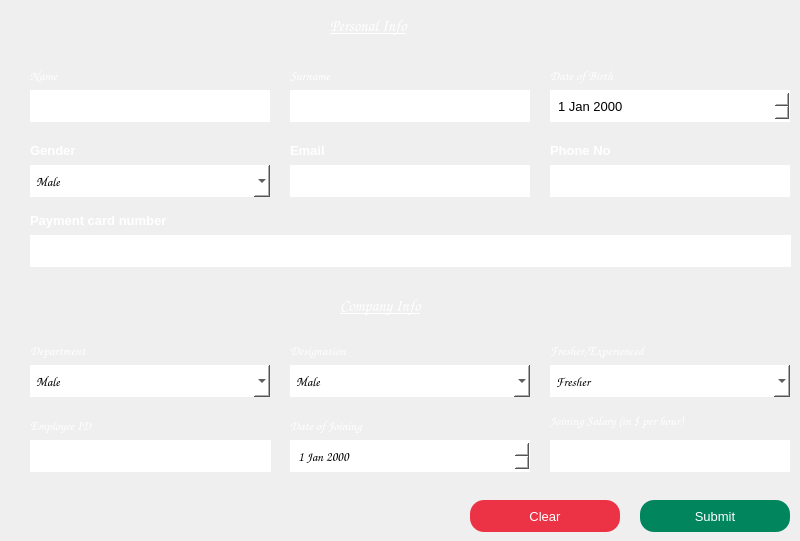
    <widget class="QWidget" name="addEmpWidget">
     <widget class="QLineEdit" name="empName">
      <property name="geometry">
       <rect>
        <x>30</x>
        <y>90</y>
        <width>240</width>
        <height>32</height>
       </rect>
      </property>
      <property name="font">
       <font>
        <family>Comic Sans MS</family>
        <pointsize>10</pointsize>
        <bold>false</bold>
       </font>
      </property>
      <property name="styleSheet">
       <string notr="true">#empName
{
	background:white;
	color:black;
	border:none;
	padding-left:6px;
}</string>
      </property>
     </widget>
     <widget class="QLineEdit" name="empFather">
      <property name="geometry">
       <rect>
        <x>290</x>
        <y>90</y>
        <width>240</width>
        <height>32</height>
       </rect>
      </property>
      <property name="font">
       <font>
        <family>Comic Sans MS</family>
        <pointsize>10</pointsize>
        <bold>false</bold>
       </font>
      </property>
      <property name="styleSheet">
       <string notr="true">#empFather
{
	background:white;
	color:black;
	border:none;
	padding-left:6px;
}</string>
      </property>
     </widget>
     <widget class="QLabel" name="id">
      <property name="geometry">
       <rect>
        <x>30</x>
        <y>65</y>
        <width>141</width>
        <height>21</height>
       </rect>
      </property>
      <property name="font">
       <font>
        <family>Comic Sans MS</family>
        <pointsize>10</pointsize>
        <bold>false</bold>
       </font>
      </property>
      <property name="text">
       <string>&lt;html&gt;&lt;head/&gt;&lt;body&gt;&lt;p&gt;&lt;span style=&quot; color:#ffffff;&quot;&gt;Name&lt;/span&gt;&lt;/p&gt;&lt;/body&gt;&lt;/html&gt;</string>
      </property>
     </widget>
     <widget class="QLabel" name="label_18">
      <property name="geometry">
       <rect>
        <x>330</x>
        <y>10</y>
        <width>131</width>
        <height>31</height>
       </rect>
      </property>
      <property name="font">
       <font>
        <family>Comic Sans MS</family>
        <pointsize>12</pointsize>
        <bold>false</bold>
       </font>
      </property>
      <property name="text">
       <string>&lt;html&gt;&lt;head/&gt;&lt;body&gt;&lt;p&gt;&lt;span style=&quot; font-weight:700; font-style:italic; text-decoration: underline; color:#ffffff;&quot;&gt;Personal Info&lt;/span&gt;&lt;/p&gt;&lt;/body&gt;&lt;/html&gt;</string>
      </property>
     </widget>
     <widget class="QLabel" name="id_2">
      <property name="geometry">
       <rect>
        <x>290</x>
        <y>65</y>
        <width>141</width>
        <height>21</height>
       </rect>
      </property>
      <property name="font">
       <font>
        <family>Comic Sans MS</family>
        <pointsize>10</pointsize>
        <bold>false</bold>
       </font>
      </property>
      <property name="text">
       <string>&lt;html&gt;&lt;head/&gt;&lt;body&gt;&lt;p&gt;&lt;span style=&quot; color:#ffffff;&quot;&gt;Surname&lt;/span&gt;&lt;/p&gt;&lt;/body&gt;&lt;/html&gt;</string>
      </property>
     </widget>
     <widget class="QLabel" name="id_3">
      <property name="geometry">
       <rect>
        <x>550</x>
        <y>65</y>
        <width>141</width>
        <height>21</height>
       </rect>
      </property>
      <property name="font">
       <font>
        <family>Comic Sans MS</family>
        <pointsize>10</pointsize>
        <bold>false</bold>
       </font>
      </property>
      <property name="text">
       <string>&lt;html&gt;&lt;head/&gt;&lt;body&gt;&lt;p&gt;&lt;span style=&quot; color:#ffffff;&quot;&gt;Date of Birth&lt;/span&gt;&lt;/p&gt;&lt;/body&gt;&lt;/html&gt;</string>
      </property>
     </widget>
     <widget class="QDateEdit" name="empDOB">
      <property name="geometry">
       <rect>
        <x>550</x>
        <y>90</y>
        <width>240</width>
        <height>32</height>
       </rect>
      </property>
      <property name="font">
       <font>
        <family>Arial</family>
        <pointsize>10</pointsize>
       </font>
      </property>
      <property name="styleSheet">
       <string notr="true">#empDOB
{
	background:white;
	color:black;
	border:none;
	padding-left:6px;
}</string>
      </property>
      <property name="currentSection">
       <enum>QDateTimeEdit::YearSection</enum>
      </property>
     </widget>
     <widget class="QLabel" name="id_4">
      <property name="geometry">
       <rect>
        <x>30</x>
        <y>140</y>
        <width>141</width>
        <height>21</height>
       </rect>
      </property>
      <property name="font">
       <font>
        <pointsize>10</pointsize>
        <bold>true</bold>
       </font>
      </property>
      <property name="text">
       <string>&lt;html&gt;&lt;head/&gt;&lt;body&gt;&lt;p&gt;&lt;span style=&quot; color:#ffffff;&quot;&gt;Gender&lt;/span&gt;&lt;/p&gt;&lt;/body&gt;&lt;/html&gt;</string>
      </property>
     </widget>
     <widget class="QComboBox" name="empGender">
      <property name="geometry">
       <rect>
        <x>30</x>
        <y>165</y>
        <width>240</width>
        <height>32</height>
       </rect>
      </property>
      <property name="font">
       <font>
        <family>Comic Sans MS</family>
        <pointsize>10</pointsize>
        <bold>false</bold>
       </font>
      </property>
      <property name="styleSheet">
       <string notr="true">#empGender
{
	background:white;
	color:black;
	border:none;
	padding-left:6px;
}</string>
      </property>
      <item>
       <property name="text">
        <string>Male</string>
       </property>
      </item>
      <item>
       <property name="text">
        <string>Female</string>
       </property>
      </item>
     </widget>
     <widget class="QLabel" name="id_5">
      <property name="geometry">
       <rect>
        <x>290</x>
        <y>140</y>
        <width>141</width>
        <height>21</height>
       </rect>
      </property>
      <property name="font">
       <font>
        <pointsize>10</pointsize>
        <bold>true</bold>
       </font>
      </property>
      <property name="text">
       <string>&lt;html&gt;&lt;head/&gt;&lt;body&gt;&lt;p&gt;&lt;span style=&quot; color:#ffffff;&quot;&gt;Email&lt;/span&gt;&lt;/p&gt;&lt;/body&gt;&lt;/html&gt;</string>
      </property>
     </widget>
     <widget class="QLineEdit" name="empEmail">
      <property name="geometry">
       <rect>
        <x>290</x>
        <y>165</y>
        <width>240</width>
        <height>32</height>
       </rect>
      </property>
      <property name="font">
       <font>
        <family>Comic Sans MS</family>
        <pointsize>10</pointsize>
        <bold>false</bold>
       </font>
      </property>
      <property name="styleSheet">
       <string notr="true">#empEmail
{
	background:white;
	color:black;
	border:none;
	padding-left:6px;
}</string>
      </property>
     </widget>
     <widget class="QLineEdit" name="empPhone">
      <property name="geometry">
       <rect>
        <x>550</x>
        <y>165</y>
        <width>240</width>
        <height>32</height>
       </rect>
      </property>
      <property name="font">
       <font>
        <family>Comic Sans MS</family>
        <pointsize>10</pointsize>
        <bold>false</bold>
       </font>
      </property>
      <property name="styleSheet">
       <string notr="true">#empPhone
{
	background:white;
	color:black;
	border:none;
	padding-left:6px;
}</string>
      </property>
     </widget>
     <widget class="QLabel" name="id_6">
      <property name="geometry">
       <rect>
        <x>550</x>
        <y>140</y>
        <width>141</width>
        <height>21</height>
       </rect>
      </property>
      <property name="font">
       <font>
        <pointsize>10</pointsize>
        <bold>true</bold>
       </font>
      </property>
      <property name="text">
       <string>&lt;html&gt;&lt;head/&gt;&lt;body&gt;&lt;p&gt;&lt;span style=&quot; color:#ffffff;&quot;&gt;Phone No&lt;/span&gt;&lt;/p&gt;&lt;/body&gt;&lt;/html&gt;</string>
      </property>
     </widget>
     <widget class="QLineEdit" name="empAddress">
      <property name="geometry">
       <rect>
        <x>30</x>
        <y>235</y>
        <width>761</width>
        <height>32</height>
       </rect>
      </property>
      <property name="font">
       <font>
        <family>Comic Sans MS</family>
        <pointsize>10</pointsize>
        <bold>false</bold>
       </font>
      </property>
      <property name="styleSheet">
       <string notr="true">#empAddress
{
	background:white;
	color:black;
	border:none;
	padding-left:6px;
}</string>
      </property>
     </widget>
     <widget class="QLabel" name="id_7">
      <property name="geometry">
       <rect>
        <x>30</x>
        <y>210</y>
        <width>181</width>
        <height>21</height>
       </rect>
      </property>
      <property name="font">
       <font>
        <pointsize>10</pointsize>
        <bold>true</bold>
       </font>
      </property>
      <property name="text">
       <string>&lt;html&gt;&lt;head/&gt;&lt;body&gt;&lt;p&gt;&lt;span style=&quot; color:#ffffff;&quot;&gt;Payment card number&lt;/span&gt;&lt;/p&gt;&lt;/body&gt;&lt;/html&gt;</string>
      </property>
     </widget>
     <widget class="QLabel" name="id_8">
      <property name="geometry">
       <rect>
        <x>290</x>
        <y>415</y>
        <width>141</width>
        <height>21</height>
       </rect>
      </property>
      <property name="font">
       <font>
        <family>Comic Sans MS</family>
        <pointsize>10</pointsize>
        <bold>false</bold>
       </font>
      </property>
      <property name="text">
       <string>&lt;html&gt;&lt;head/&gt;&lt;body&gt;&lt;p&gt;&lt;span style=&quot; color:#ffffff;&quot;&gt;Date of Joining&lt;/span&gt;&lt;/p&gt;&lt;/body&gt;&lt;/html&gt;</string>
      </property>
     </widget>
     <widget class="QLabel" name="id_9">
      <property name="geometry">
       <rect>
        <x>30</x>
        <y>415</y>
        <width>141</width>
        <height>21</height>
       </rect>
      </property>
      <property name="font">
       <font>
        <family>Comic Sans MS</family>
        <pointsize>10</pointsize>
        <bold>false</bold>
       </font>
      </property>
      <property name="text">
       <string>&lt;html&gt;&lt;head/&gt;&lt;body&gt;&lt;p&gt;&lt;span style=&quot; color:#ffffff;&quot;&gt;Employee ID&lt;/span&gt;&lt;/p&gt;&lt;/body&gt;&lt;/html&gt;</string>
      </property>
     </widget>
     <widget class="QLineEdit" name="empID">
      <property name="enabled">
       <bool>false</bool>
      </property>
      <property name="geometry">
       <rect>
        <x>30</x>
        <y>440</y>
        <width>201</width>
        <height>32</height>
       </rect>
      </property>
      <property name="font">
       <font>
        <family>Comic Sans MS</family>
        <pointsize>10</pointsize>
        <bold>false</bold>
       </font>
      </property>
      <property name="styleSheet">
       <string notr="true">#empID
{
	background:white;
	color:black;
	border:none;
	padding-left:6px;
}</string>
      </property>
     </widget>
     <widget class="QLineEdit" name="empSalary">
      <property name="geometry">
       <rect>
        <x>550</x>
        <y>440</y>
        <width>240</width>
        <height>32</height>
       </rect>
      </property>
      <property name="font">
       <font>
        <family>Comic Sans MS</family>
        <pointsize>10</pointsize>
        <bold>false</bold>
       </font>
      </property>
      <property name="styleSheet">
       <string notr="true">#empSalary
{
	background:white;
	color:black;
	border:none;
	padding-left:6px;
}</string>
      </property>
     </widget>
     <widget class="QComboBox" name="empDept">
      <property name="geometry">
       <rect>
        <x>30</x>
        <y>365</y>
        <width>240</width>
        <height>32</height>
       </rect>
      </property>
      <property name="font">
       <font>
        <family>Comic Sans MS</family>
        <pointsize>10</pointsize>
        <bold>false</bold>
       </font>
      </property>
      <property name="styleSheet">
       <string notr="true">#empDept
{
	background:white;
	color:black;
	border:none;
	padding-left:6px;
}</string>
      </property>
      <item>
       <property name="text">
        <string>Male</string>
       </property>
      </item>
      <item>
       <property name="text">
        <string>Female</string>
       </property>
      </item>
     </widget>
     <widget class="QDateEdit" name="empDOJ">
      <property name="geometry">
       <rect>
        <x>290</x>
        <y>440</y>
        <width>240</width>
        <height>32</height>
       </rect>
      </property>
      <property name="font">
       <font>
        <family>Comic Sans MS</family>
        <pointsize>10</pointsize>
        <bold>false</bold>
       </font>
      </property>
      <property name="styleSheet">
       <string notr="true">#empDOJ
{
	background:white;
	color:black;
	border:none;
	padding-left:6px;
}</string>
      </property>
     </widget>
     <widget class="QLabel" name="id_10">
      <property name="geometry">
       <rect>
        <x>550</x>
        <y>410</y>
        <width>241</width>
        <height>21</height>
       </rect>
      </property>
      <property name="font">
       <font>
        <family>Comic Sans MS</family>
        <pointsize>10</pointsize>
        <bold>false</bold>
       </font>
      </property>
      <property name="text">
       <string>&lt;html&gt;&lt;head/&gt;&lt;body&gt;&lt;p&gt;&lt;span style=&quot; color:#ffffff;&quot;&gt;Joining Salary (in $ per hour)&lt;/span&gt;&lt;/p&gt;&lt;/body&gt;&lt;/html&gt;</string>
      </property>
     </widget>
     <widget class="QLabel" name="id_12">
      <property name="geometry">
       <rect>
        <x>30</x>
        <y>340</y>
        <width>141</width>
        <height>21</height>
       </rect>
      </property>
      <property name="font">
       <font>
        <family>Comic Sans MS</family>
        <pointsize>10</pointsize>
        <bold>false</bold>
       </font>
      </property>
      <property name="text">
       <string>&lt;html&gt;&lt;head/&gt;&lt;body&gt;&lt;p&gt;&lt;span style=&quot; color:#ffffff;&quot;&gt;Department&lt;/span&gt;&lt;/p&gt;&lt;/body&gt;&lt;/html&gt;</string>
      </property>
     </widget>
     <widget class="QLabel" name="label_19">
      <property name="geometry">
       <rect>
        <x>340</x>
        <y>290</y>
        <width>131</width>
        <height>31</height>
       </rect>
      </property>
      <property name="font">
       <font>
        <family>Comic Sans MS</family>
        <pointsize>12</pointsize>
        <bold>false</bold>
       </font>
      </property>
      <property name="text">
       <string>&lt;html&gt;&lt;head/&gt;&lt;body&gt;&lt;p&gt;&lt;span style=&quot; font-weight:700; font-style:italic; text-decoration: underline; color:#ffffff;&quot;&gt;Company Info&lt;/span&gt;&lt;/p&gt;&lt;/body&gt;&lt;/html&gt;</string>
      </property>
     </widget>
     <widget class="QComboBox" name="empDesig">
      <property name="geometry">
       <rect>
        <x>290</x>
        <y>365</y>
        <width>240</width>
        <height>32</height>
       </rect>
      </property>
      <property name="font">
       <font>
        <family>Comic Sans MS</family>
        <pointsize>10</pointsize>
        <bold>false</bold>
       </font>
      </property>
      <property name="styleSheet">
       <string notr="true">#empDesig
{
	background:white;
	color:black;
	border:none;
	padding-left:6px;
}</string>
      </property>
      <item>
       <property name="text">
        <string>Male</string>
       </property>
      </item>
      <item>
       <property name="text">
        <string>Female</string>
       </property>
      </item>
     </widget>
     <widget class="QLabel" name="id_14">
      <property name="geometry">
       <rect>
        <x>290</x>
        <y>340</y>
        <width>141</width>
        <height>21</height>
       </rect>
      </property>
      <property name="font">
       <font>
        <family>Comic Sans MS</family>
        <pointsize>10</pointsize>
        <bold>false</bold>
       </font>
      </property>
      <property name="text">
       <string>&lt;html&gt;&lt;head/&gt;&lt;body&gt;&lt;p&gt;&lt;span style=&quot; color:#ffffff;&quot;&gt;Designation&lt;/span&gt;&lt;/p&gt;&lt;/body&gt;&lt;/html&gt;</string>
      </property>
     </widget>
     <widget class="QComboBox" name="empType">
      <property name="geometry">
       <rect>
        <x>550</x>
        <y>365</y>
        <width>240</width>
        <height>32</height>
       </rect>
      </property>
      <property name="font">
       <font>
        <family>Comic Sans MS</family>
        <pointsize>10</pointsize>
        <bold>false</bold>
       </font>
      </property>
      <property name="styleSheet">
       <string notr="true">#empType
{
	background:white;
	color:black;
	border:none;
	padding-left:6px;
}</string>
      </property>
      <item>
       <property name="text">
        <string>Fresher</string>
       </property>
      </item>
      <item>
       <property name="text">
        <string>Experienced</string>
       </property>
      </item>
     </widget>
     <widget class="QLabel" name="id_13">
      <property name="geometry">
       <rect>
        <x>550</x>
        <y>340</y>
        <width>181</width>
        <height>21</height>
       </rect>
      </property>
      <property name="font">
       <font>
        <family>Comic Sans MS</family>
        <pointsize>10</pointsize>
        <bold>false</bold>
       </font>
      </property>
      <property name="text">
       <string>&lt;html&gt;&lt;head/&gt;&lt;body&gt;&lt;p&gt;&lt;span style=&quot; color:#ffffff;&quot;&gt;Fresher/Experienced&lt;/span&gt;&lt;/p&gt;&lt;/body&gt;&lt;/html&gt;</string>
      </property>
     </widget>
     <widget class="QPushButton" name="pushButton_6">
      <property name="geometry">
       <rect>
        <x>470</x>
        <y>500</y>
        <width>150</width>
        <height>32</height>
       </rect>
      </property>
      <property name="font">
       <font>
        <pointsize>10</pointsize>
       </font>
      </property>
      <property name="cursor">
       <cursorShape>PointingHandCursor</cursorShape>
      </property>
      <property name="focusPolicy">
       <enum>Qt::TabFocus</enum>
      </property>
      <property name="styleSheet">
       <string notr="true">#pushButton_6
{
	background:#EC3245;
	border:none;
	color:white;
border-radius:14px;
}

#pushButton_6:hover
{
	background:#2d2d2d;
	border:2px solid #EC3245;
	color:#EC3245;
border-radius:14px;
}</string>
      </property>
      <property name="text">
       <string>Clear</string>
      </property>
     </widget>
     <widget class="QPushButton" name="pushButton_5">
      <property name="geometry">
       <rect>
        <x>640</x>
        <y>500</y>
        <width>150</width>
        <height>32</height>
       </rect>
      </property>
      <property name="font">
       <font>
        <pointsize>10</pointsize>
       </font>
      </property>
      <property name="cursor">
       <cursorShape>PointingHandCursor</cursorShape>
      </property>
      <property name="focusPolicy">
       <enum>Qt::TabFocus</enum>
      </property>
      <property name="styleSheet">
       <string notr="true">#pushButton_5
{
	background:#00855C;
	border:none;
	color:white;
border-radius:14px;
}

#pushButton_5:hover
{
	background:#2D2D2D;
	border:2px solid #00855C;
	color:#00855C;
border-radius:14px;
}</string>
      </property>
      <property name="text">
       <string>Submit</string>
      </property>
     </widget>
     <widget class="QPushButton" name="pushButton_2">
      <property name="geometry">
       <rect>
        <x>230</x>
        <y>440</y>
        <width>41</width>
        <height>32</height>
       </rect>
      </property>
      <property name="cursor">
       <cursorShape>PointingHandCursor</cursorShape>
      </property>
      <property name="styleSheet">
       <string notr="true">#pushButton_2
{
	border:none;
	background:white;
}</string>
      </property>
      <property name="text">
       <string/>
      </property>
      <property name="icon">
       <iconset resource="../recources/resources.qrc">
        <normaloff>:/Images/id_card.png</normaloff>:/Images/id_card.png</iconset>
      </property>
      <property name="iconSize">
       <size>
        <width>32</width>
        <height>32</height>
       </size>
      </property>
     </widget>
    </widget>
